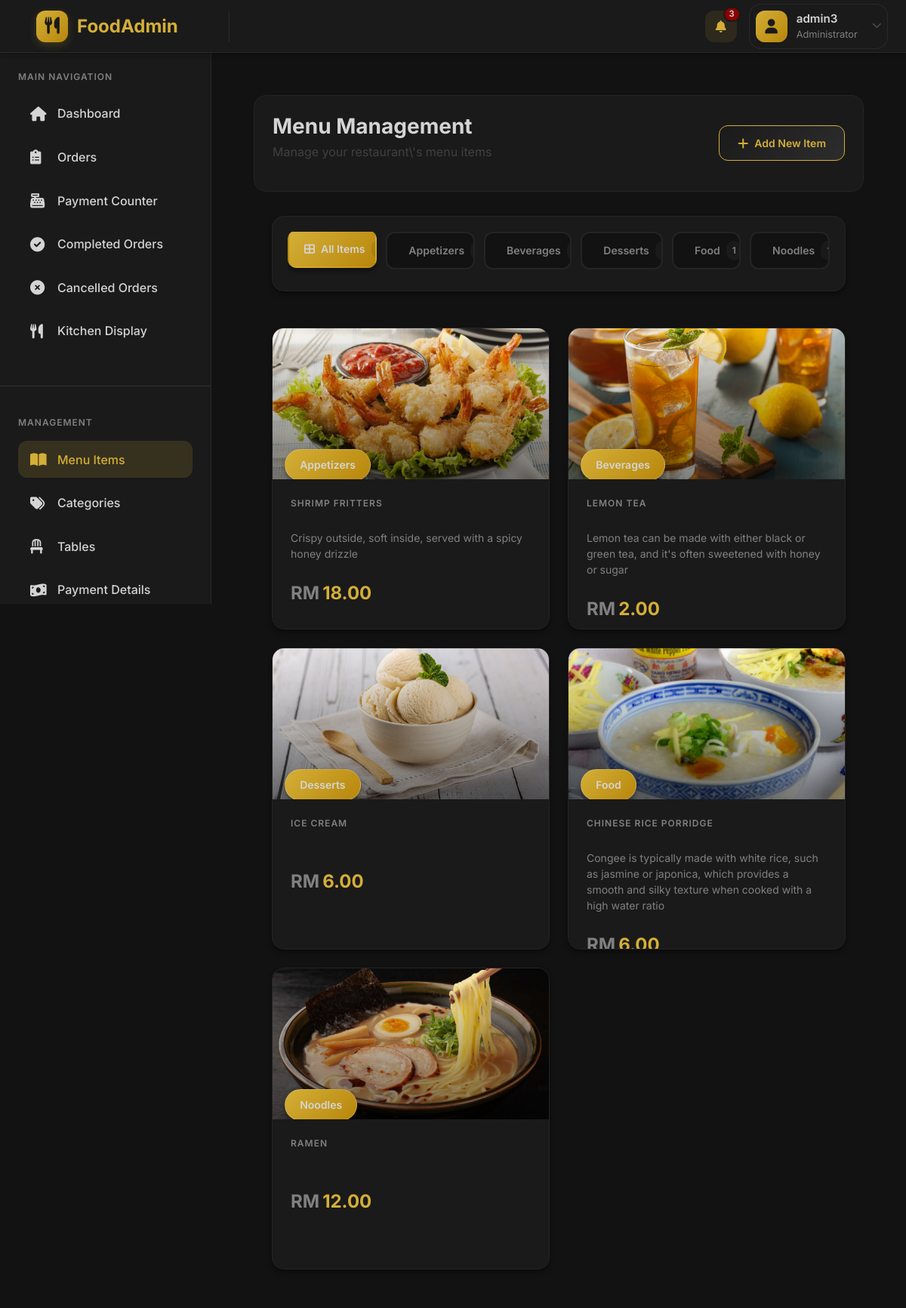
The app's page /admin/menu_management.php (signed in), older data.
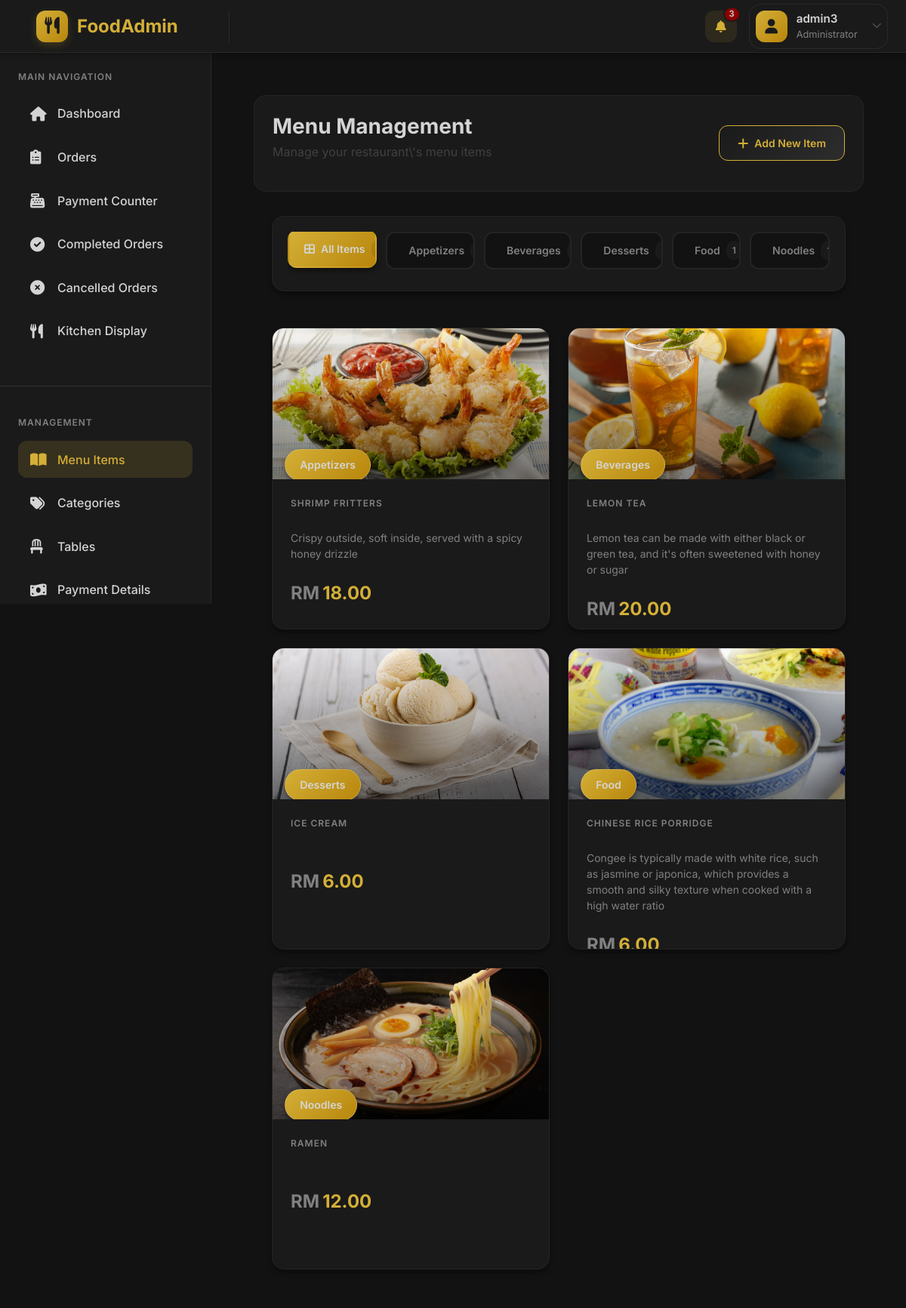
The same page, newer data.
### tables this page shows
CREATE TABLE `menu_items` (
  `id` int(11) NOT NULL,
  `name` varchar(255) NOT NULL,
  `description` text DEFAULT NULL,
  `price` decimal(10,2) NOT NULL,
  `category` varchar(100) DEFAULT NULL,
  `status` enum('available','unavailable') DEFAULT 'available',
  `created_at` timestamp NULL DEFAULT current_timestamp(),
  `category_id` int(11) DEFAULT NULL,
  `image_path` varchar(255) DEFAULT NULL
);

CREATE TABLE `categories` (
  `id` int(11) NOT NULL,
  `name` varchar(100) NOT NULL,
  `description` text DEFAULT NULL,
  `status` enum('active','inactive') DEFAULT 'active',
  `created_at` timestamp NULL DEFAULT current_timestamp(),
  `updated_at` timestamp NULL DEFAULT current_timestamp() ON UPDATE current_timestamp()
);

### classes/Model.php (called while the page is built, shortened)
<?php
class Model {
    public function __construct($db) {
        $this->db = $db;
    }
}
?>

### classes/MenuItem.php (called while the page is built, shortened)
<?php
require_once 'Model.php';
class MenuItem extends Model {
    protected $table = 'menu_items';
    public function getAllWithCategories() {
        $query = "SELECT m.*, c.name as category_name
                  FROM " . $this->table . " m
                  LEFT JOIN categories c ON m.category_id = c.id
                  ORDER BY c.name, m.name";
        $stmt = $this->db->prepare($query);
        $stmt->execute();
        return $stmt->fetchAll(PDO::FETCH_ASSOC);
    }
}
?>

### admin/menu_management.php (the view, shortened to what this page needs)
<?php
require_once(__DIR__ . '/../classes/MenuItem.php');
$database = new Database();
$db = $database->getConnection();
$menuItemModel = new MenuItem($db);
$menu_items = $menuItemModel->getAllWithCategories();
?>
<div class="container-fluid">
    <div class="page-header d-flex justify-content-between align-items-center">
        <div>
            <h1 class="page-title">Menu Management</h1>
            <p class="page-subtitle">Manage your restaurant\'s menu items</p>
        </div>
        <a href="add_menu_item.php" class="header-btn">
            <i class="fas fa-plus"></i>
            Add New Item
        </a>
    </div>
    <div class="category-filters-container">
        <div class="category-filters">
            <div class="category-filter active" data-category="all">
                <i class="fas fa-th-large"></i>
                All Items
                <span class="filter-count"><?php echo count($menu_items); ?></span>
            </div>
            <?php
            $category_counts = array();
            foreach ($menu_items as $item) {
                if (!isset($category_counts[$item['category_name']])) {
                    $category_counts[$item['category_name']] = 0;
                }
                $category_counts[$item['category_name']]++;
            }
            foreach ($category_counts as $category => $count):
            ?>
            <div class="category-filter" data-category="<?php echo htmlspecialchars($category); ?>">
                <?php echo htmlspecialchars($category); ?>
                <span class="filter-count"><?php echo $count; ?></span>
            </div>
            <?php endforeach; ?>
        </div>
    </div>
    <div class="menu-grid">
        <?php if (!empty($menu_items)): ?>
            <?php foreach ($menu_items as $item): ?>
            <div class="menu-card"
                 data-category="<?php echo htmlspecialchars($item['category_name']); ?>"
                 data-id="<?php echo $item['id']; ?>">
                <div class="menu-image-container">
                    <?php if (!empty($item['image_path']) && file_exists('../' . $item['image_path'])): ?>
                        <img src="<?php echo '../' . htmlspecialchars($item['image_path']); ?>"
                             alt="<?php echo htmlspecialchars($item['name']); ?>"
                             class="menu-image">
                    <?php endif; ?>
                    <div class="menu-category-badge">
                        <?php echo htmlspecialchars($item['category_name']); ?>
                    </div>
                </div>
                <div class="menu-content">
                    <h3 class="menu-title"><?php echo htmlspecialchars($item['name']); ?></h3>
                    <p class="menu-description"><?php echo htmlspecialchars($item['description']); ?></p>
                    <div class="menu-price-section">
                        <div class="menu-price">
                            <span class="price-currency">RM</span>
                            <?php echo number_format($item['price'], 2); ?>
                        </div>
                    </div>
                </div>
                <div class="menu-actions">
                </div>
            </div>
            <?php endforeach; ?>
        <?php endif; ?>
    </div>
</div>
<?php
$content = ob_get_clean();
include 'includes/layout.php';
?>

### admin/includes/layout.php (shortened to what this page needs)
<!DOCTYPE html>
<html lang="en">
<head>
    <link href="https://cdn.jsdelivr.net/npm/bootstrap@5.1.3/dist/css/bootstrap.min.css" rel="stylesheet">
    <link href="https://cdnjs.cloudflare.com/ajax/libs/font-awesome/6.0.0/css/all.min.css" rel="stylesheet">
</head>
<body>
    <?php include 'navbar.php'; ?>
    <?php include 'sidebar.php'; ?>
    <main class="main-content">
        <?php if (isset($content)) echo $content; ?>
    </main>
</body>
</html>

### admin/includes/navbar.php (shortened to what this page needs)
<nav class="navbar top-navbar">
    <div class="d-flex align-items-center w-100">
        <div class="brand-wrapper">
            <a class="navbar-brand d-flex align-items-center" href="dashboard.php">
                <div class="brand-icon">
                    <i class="fas fa-utensils"></i>
                </div>
                <span>FoodAdmin</span>
            </a>
        </div>
        <div class="d-flex align-items-center ms-auto gap-3">
            <div class="dropdown">
                <button class="btn notification-btn" data-bs-toggle="dropdown">
                    <i class="fas fa-bell"></i>
                    <span class="notification-badge">3</span>
                </button>
            </div>
            <div class="dropdown">
                <a href="#" class="user-profile text-decoration-none" data-bs-toggle="dropdown">
                    <div class="user-avatar">
                        <i class="fas fa-user"></i>
                    </div>
                    <div class="user-info">
                        <p class="user-name"><?php echo isset($_SESSION['admin_username']) ? htmlspecialchars($_SESSION['admin_username']) : 'Admin'; ?></p>
                        <p class="user-role">Administrator</p>
                    </div>
                    <i class="fas fa-chevron-down ms-2" style="color: var(--text-muted); font-size: 0.8rem;"></i>
                </a>
            </div>
        </div>
    </div>
</nav>

### admin/includes/sidebar.php (shortened to what this page needs)
<?php
$current_page = basename($_SERVER['PHP_SELF']);
?>
<div class="sidebar" id="sidebar">
    <div class="menu-section">
        <h6 class="menu-title">Main Navigation</h6>
        <ul class="nav flex-column">
            <li class="nav-item">
                <a class="nav-link <?php echo $current_page == 'dashboard.php' ? 'active' : ''; ?>" href="dashboard.php">
                    <i class="fas fa-home"></i>
                    <span>Dashboard</span>
                </a>
            </li>
            <li class="nav-item">
                <a href="orders.php" class="nav-link <?php echo $current_page == 'orders.php' ? 'active' : ''; ?>">
                    <i class="fas fa-clipboard-list"></i>
                    <span>Orders</span>
                </a>
            </li>
            <li class="nav-item">
                <a href="payment_counter.php" class="nav-link <?php echo $current_page == 'payment_counter.php' ? 'active' : ''; ?>">
                    <i class="fas fa-cash-register"></i>
                    <span>Payment Counter</span>
                </a>
            </li>
            <li class="nav-item">
                <a class="nav-link <?php echo $current_page == 'completed_orders.php' ? 'active' : ''; ?>" href="completed_orders.php">
                    <i class="fas fa-check-circle"></i>
                    <span>Completed Orders</span>
                </a>
            </li>
            <li class="nav-item">
                <a class="nav-link <?php echo $current_page == 'cancelled_orders.php' ? 'active' : ''; ?>" href="cancelled_orders.php">
                    <i class="fas fa-times-circle"></i>
                    <span>Cancelled Orders</span>
                </a>
            </li>
            <li class="nav-item">
                <a class="nav-link <?php echo $current_page == 'kitchen.php' ? 'active' : ''; ?>" href="kitchen.php">
                    <i class="fas fa-utensils"></i>
                    <span>Kitchen Display</span>
                </a>
            </li>
        </ul>
    </div>
    <div class="menu-divider"></div>
    <div class="menu-section">
        <h6 class="menu-title">Management</h6>
        <ul class="nav flex-column">
            <li class="nav-item">
                <a class="nav-link <?php echo $current_page == 'menu_management.php' ? 'active' : ''; ?>" href="menu_management.php">
                    <i class="fas fa-book-open"></i>
                    <span>Menu Items</span>
                </a>
            </li>
            <li class="nav-item">
                <a class="nav-link <?php echo $current_page == 'categories.php' ? 'active' : ''; ?>" href="categories.php">
                    <i class="fas fa-tags"></i>
                    <span>Categories</span>
                </a>
            </li>
            <li class="nav-item">
                <a class="nav-link <?php echo $current_page == 'tables.php' ? 'active' : ''; ?>" href="tables.php">
                    <i class="fas fa-chair"></i>
                    <span>Tables</span>
                </a>
            </li>
            <li class="nav-item">
                <a class="nav-link <?php echo $current_page == 'payment_details.php' ? 'active' : ''; ?>" href="payment_details.php">
                    <i class="fas fa-money-bill-wave"></i>
                    <span>Payment Details</span>
                </a>
            </li>
        </ul>
    </div>
</div>

### admin/includes/layout.php (style rules this page uses)
:root { --primary-color: #7C3AED; --primary-dark: #6D28D9; --primary-light: #8B5CF6; --success-color: #10B981; --warning-color: #F59E0B; --danger-color: #EF4444; --info-color: #3B82F6; --navbar-height: 70px; --sidebar-width: 280px; --body-bg: #F3F4F6; --card-bg: #FFFFFF; --text-primary: #1F2937; --text-secondary: #4B5563; --text-muted: #9CA3AF; --border-color: rgba(124, 58, 237, 0.1); }
body { min-height: 100vh; background: var(--body-bg); padding-top: var(--navbar-height); font-family: 'Inter', sans-serif; }
.main-content { margin-left: var(--sidebar-width); transition: all 0.3s cubic-bezier(0.4, 0, 0.2, 1); padding: 1.5rem; min-height: calc(100vh - var(--navbar-height)); }
.btn { border-radius: 12px; padding: 0.625rem 1.25rem; font-weight: 500; transition: all 0.3s ease; }

### admin/includes/navbar.php (style rules this page uses)
:root { --navbar-bg: #1a1a1a; --card-bg: #1a1a1a; --primary-color: #d4af37; --primary-dark: #b8860b; --text-primary: #d4d4d4; --text-secondary: #808080; --text-muted: #4a4a4a; --border-color: rgba(45, 45, 45, 0.8); --danger-color: #8b0000; }
.top-navbar { position: fixed; top: 0; right: 0; left: 0; height: var(--navbar-height); background: var(--navbar-bg) !important; box-shadow: 0 4px 6px rgba(0, 0, 0, 0.2); z-index: 1040; padding: 0 1.5rem; backdrop-filter: blur(8px); border-bottom: 1px solid var(--border-color); }
.navbar-brand { font-weight: 700; font-size: 1.5rem; color: var(--primary-color) !important; padding: 0; }
.brand-wrapper { width: var(--sidebar-width); padding: 0 1.5rem; display: flex; align-items: center; border-right: 1px solid var(--border-color); margin-right: 1rem; }
.brand-icon { width: 42px; height: 42px; background: linear-gradient(135deg, var(--primary-color), var(--primary-dark)); border-radius: 12px; display: flex; align-items: center; justify-content: center; margin-right: 12px; box-shadow: 0 4px 12px rgba(212, 175, 55, 0.2); transition: all 0.3s ease; }
.brand-icon i { color: #1a1a1a; font-size: 1.4rem; }
.notification-btn { width: 42px; height: 42px; border-radius: 12px; background: rgba(212, 175, 55, 0.1); color: var(--primary-color); display: flex; align-items: center; justify-content: center; position: relative; transition: all 0.3s ease; }
.notification-badge { position: absolute; top: -6px; right: -6px; background: var(--danger-color); color: var(--text-primary); border-radius: 30px; min-width: 20px; height: 20px; display: flex; align-items: center; justify-content: center; font-size: 0.7rem; font-weight: 600; border: 2px solid var(--navbar-bg); padding: 0 6px; }
.user-profile { display: flex; align-items: center; padding: 0.5rem; border-radius: 16px; transition: all 0.3s ease; border: 1px solid var(--border-color); background: var(--card-bg); }
.user-avatar { width: 42px; height: 42px; border-radius: 12px; background: linear-gradient(135deg, var(--primary-color), var(--primary-dark)); display: flex; align-items: center; justify-content: center; margin-right: 12px; }
.user-avatar i { color: #1a1a1a; font-size: 1.2rem; }
.user-info { margin-right: 12px; }
.user-name { font-weight: 600; color: var(--text-primary); margin: 0; font-size: 0.95rem; }
.user-role { color: var(--text-secondary); font-size: 0.8rem; margin: 0; }

### admin/includes/sidebar.php (style rules this page uses)
.sidebar { width: 280px; height: calc(100vh - 70px); position: fixed; top: 70px; left: 0; overflow-y: auto; background: #1a1a1a; border-right: 1px solid rgba(45, 45, 45, 0.8); transition: all 0.3s ease; z-index: 1000; }
.menu-section { padding: 1.5rem; }
.menu-title { font-size: 0.75rem; font-weight: 600; text-transform: uppercase; letter-spacing: 1px; color: #808080; margin-bottom: 1rem; }
.nav-item { margin-bottom: 0.5rem; }
.nav-link { color: #d4d4d4; padding: 0.8rem 1rem; border-radius: 12px; display: flex; align-items: center; font-weight: 500; transition: all 0.3s ease; }
.nav-link.active { color: #d4af37; background: rgba(212, 175, 55, 0.15); }
.nav-link i { width: 24px; font-size: 1.2rem; margin-right: 12px; transition: all 0.3s ease; }
.nav-link.active i { color: #d4af37; }
.menu-divider { height: 1px; background: rgba(255, 255, 255, 0.1); margin: 1rem 0; }

Row changes from the older to the newer data that the page shows:
changed menu_items "LEMON TEA": price "2.00" → "20.00"
